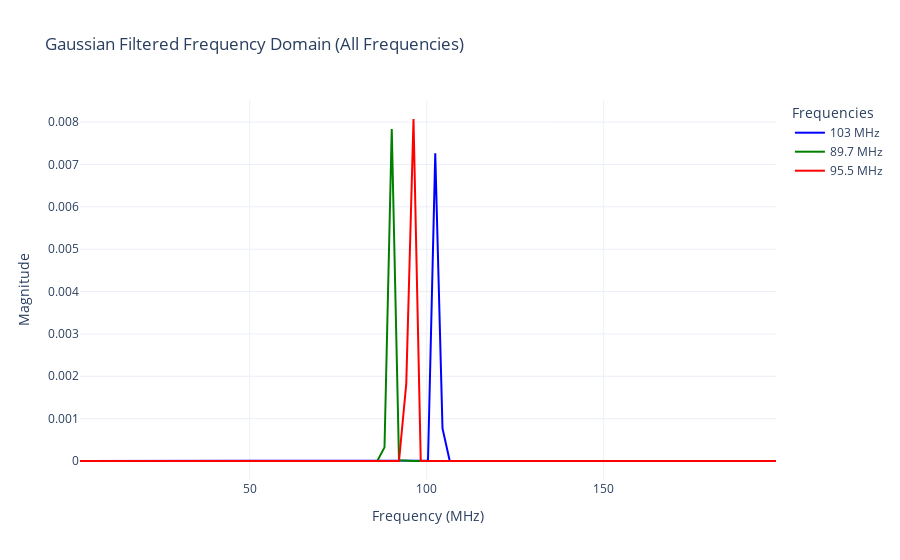

This figure's notebook cell:
### Code cell
# Import necessary libraries
from pynq.overlays.base import BaseOverlay
import numpy as np
import matplotlib.pyplot as plt
import math
from scipy.special import erfc
import plotly.graph_objs as go
import plotly.express as px

# Load the base overlay
base = BaseOverlay('base.bit')

# Initialize RF clocks
base.init_rf_clks()

# Initialize the receiver
receiver = base.radio.receiver

# Channel index for ADC A (adjust if necessary)
channel_index = 0  # Assuming channel 0 corresponds to ADC A

# Configure ADC channel settings
receiver.channel[channel_index].adc_block.MixerSettings['Freq'] = 439.1e6  # Set frequency to 439.1 MHz

# Define the number of samples and the sampling frequency
number_samples = 1200  # Number of samples to collect
sample_frequency = 2458e6  # Sample frequency in Hz

# Function to collect data from the specified channel
def collect_data(channel, num_samples):
    """Collects data from the specified channel."""
    return receiver.channel[channel].transfer(num_samples)

# Collect data from ADC A (channel 0)
cdata = collect_data(channel_index, number_samples)

# Function to plot time-domain data
def plot_time_domain(data, fs, title='Time Domain Signal'):
    """Plots the time domain signal.""" 
    n_samples = len(data)
    time_axis = np.linspace(0, n_samples / fs, n_samples, endpoint=False)  # Ensure matching lengths
    plt.figure(figsize=(10, 6))
    plt.plot(time_axis, np.real(data), label='Real Part', color='blue')
    plt.plot(time_axis, np.imag(data), label='Imaginary Part', color='red', linestyle='--')
    plt.title(title)
    plt.xlabel('Time (s)')
    plt.ylabel('Amplitude')
    plt.legend()
    plt.grid()
    plt.show()

# Function to plot frequency-domain data (positive frequencies only)
def plot_positive_frequency_domain(data, freq_axis, title='Frequency Domain Signal'):
    """Plots the frequency domain signal (positive frequencies only)."""
    positive_freq_indices = freq_axis > 0  # Select indices where frequency is positive
    plt.figure(figsize=(10, 6))
    plt.plot(freq_axis[positive_freq_indices], np.abs(data)[positive_freq_indices], label='Magnitude', color='blue')
    plt.title(title)
    plt.xlabel('Frequency (MHz)')
    plt.ylabel('Magnitude')
    plt.grid()
    plt.legend()
    plt.show()

# Plot the time-domain data
plot_time_domain(cdata, sample_frequency, title='Time Domain Plot of ADC A Channel')

# Apply a window function (e.g., Blackman) to the data
window = np.blackman(number_samples)
windowed_data = cdata * window

# Perform FFT and shift the frequency domain data
fdata = np.fft.fftshift(np.fft.fft(windowed_data))

# Calculate frequency axis and convert to MHz
freq_axis = np.fft.fftshift(np.fft.fftfreq(len(windowed_data), d=1/sample_frequency)) / 1e6  # Convert to MHz

# Apply a low-pass filter with a cutoff of 120 MHz (only keeping frequencies below 120 MHz)
cutoff_freq = 120  # Cutoff frequency in MHz
filter_mask = np.abs(freq_axis) <= cutoff_freq  # Create a mask to filter frequencies > 120 MHz
filtered_fdata = fdata * filter_mask  # Apply the filter by multiplying

# Plot the filtered frequency-domain data (positive frequencies only)
plot_positive_frequency_domain(filtered_fdata, freq_axis, title='Filtered Frequency Domain Plot (120 MHz Cutoff)')

# Perform inverse FFT to get the filtered time-domain signal
filtered_time_data = np.fft.ifft(np.fft.ifftshift(filtered_fdata))

# Plot the filtered time-domain signal
plot_time_domain(filtered_time_data, sample_frequency, title='Filtered Time Domain Plot of ADC A Channel')

# Now, let's apply Gaussian filters to extract desired frequencies
# Gaussian filter parameters for 103 MHz 
center_freq_103 = 103  # Center frequency in MHz
bandwidth_103 = 0.7  # Bandwidth of the filter in MHz (adjust this based on the width you want around the center frequency)
gaussian_filter_103 = np.exp(-0.5 * ((freq_axis - center_freq_103) / bandwidth_103) ** 2)  # Gaussian filter for 103 MHz

# Apply the Gaussian filter to the previously filtered signal (after the 120 MHz low-pass)
gaussian_filtered_fdata_103 = filtered_fdata * gaussian_filter_103

# Plot the Gaussian filtered frequency-domain data for 103 MHz (positive frequencies only)
plot_positive_frequency_domain(gaussian_filtered_fdata_103, freq_axis, title='Gaussian Filtered Frequency Domain (103 MHz)')

# Perform inverse FFT to get the Gaussian filtered time-domain signal for 103 MHz
gaussian_filtered_time_data_103 = np.fft.ifft(np.fft.ifftshift(gaussian_filtered_fdata_103))

# Plot the Gaussian filtered time-domain signal for 103 MHz
plot_time_domain(gaussian_filtered_time_data_103, sample_frequency, title='Gaussian Filtered Time Domain Plot (103 MHz)')

# Gaussian filter parameters for 89.7 MHz
center_freq_89_7 = 89.7  # Center frequency in MHz
bandwidth_89_7 = 0.7  # Bandwidth of the filter in MHz
gaussian_filter_89_7 = np.exp(-0.5 * ((freq_axis - center_freq_89_7) / bandwidth_89_7) ** 2)  # Gaussian filter for 89.7 MHz

# Apply the Gaussian filter to the previously filtered signal (after the 120 MHz low-pass)
gaussian_filtered_fdata_89_7 = filtered_fdata * gaussian_filter_89_7

# Plot the Gaussian filtered frequency-domain data for 89.7 MHz (positive frequencies only)
plot_positive_frequency_domain(gaussian_filtered_fdata_89_7, freq_axis, title='Gaussian Filtered Frequency Domain (89.7 MHz)')

# Perform inverse FFT to get the Gaussian filtered time-domain signal for 89.7 MHz
gaussian_filtered_time_data_89_7 = np.fft.ifft(np.fft.ifftshift(gaussian_filtered_fdata_89_7))

# Plot the Gaussian filtered time-domain signal for 89.7 MHz
plot_time_domain(gaussian_filtered_time_data_89_7, sample_frequency, title='Gaussian Filtered Time Domain Plot (89.7 MHz)')

# Gaussian filter parameters for 95.5 MHz
center_freq_95_5 = 95.5  # Center frequency in MHz
bandwidth_95_5 = 0.7  # Bandwidth of the filter in MHz
gaussian_filter_95_5 = np.exp(-0.5 * ((freq_axis - center_freq_95_5) / bandwidth_95_5) ** 2)  # Gaussian filter for 95.5 MHz

# Apply the Gaussian filter to the previously filtered signal (after the 120 MHz low-pass)
gaussian_filtered_fdata_95_5 = filtered_fdata * gaussian_filter_95_5

# Plot the Gaussian filtered frequency-domain data for 95.5 MHz (positive frequencies only)
plot_positive_frequency_domain(gaussian_filtered_fdata_95_5, freq_axis, title='Gaussian Filtered Frequency Domain (95.5 MHz)')

# Perform inverse FFT to get the Gaussian filtered time-domain signal for 95.5 MHz
gaussian_filtered_time_data_95_5 = np.fft.ifft(np.fft.ifftshift(gaussian_filtered_fdata_95_5))

# Plot the Gaussian filtered time-domain signal for 95.5 MHz
plot_time_domain(gaussian_filtered_time_data_95_5, sample_frequency, title='Gaussian Filtered Time Domain Plot (95.5 MHz)')
#xxxx

# Function to plot all three Gaussian-filtered frequency-domain data in one plot using Plotly
def plot_all_gaussian_filtered_frequencies(freq_axis, data_103, data_89_7, data_95_5, title='Gaussian Filtered Frequency Domain (All Frequencies)'):
    """Plots all three Gaussian-filtered frequency-domain data in one plot."""
    positive_freq_indices = (freq_axis > 0) & (freq_axis <= 200)  # Select indices where frequency is positive and <= 200 MHz
    fig = go.Figure()
    fig.add_trace(go.Scatter(x=freq_axis[positive_freq_indices], y=np.abs(data_103)[positive_freq_indices], mode='lines', name='103 MHz', line=dict(color='blue')))
    fig.add_trace(go.Scatter(x=freq_axis[positive_freq_indices], y=np.abs(data_89_7)[positive_freq_indices], mode='lines', name='89.7 MHz', line=dict(color='green')))
    fig.add_trace(go.Scatter(x=freq_axis[positive_freq_indices], y=np.abs(data_95_5)[positive_freq_indices], mode='lines', name='95.5 MHz', line=dict(color='red')))
    fig.update_layout(title=title, xaxis_title='Frequency (MHz)', yaxis_title='Magnitude', legend_title='Frequencies', template='plotly_white')
    fig.show()

# Plot all three Gaussian-filtered frequency-domain data in one plot
plot_all_gaussian_filtered_frequencies(freq_axis, gaussian_filtered_fdata_103, gaussian_filtered_fdata_89_7, gaussian_filtered_fdata_95_5)

#xxxxxxxx
# Function to calculate SNR in dB
def calculate_snr(signal, noise):
    """Calculates the SNR (Signal-to-Noise Ratio) in dB.""" 
    signal_power = np.mean(np.abs(signal) ** 2)
    noise_power = np.mean(np.abs(noise) ** 2)
    snr = 10 * np.log10(signal_power / noise_power)
    return snr

# Amplify the Gaussian filtered signals
amplification_factor = 10e4  # Adjust this factor as needed to achieve desired SNR

# Amplify the Gaussian filtered signals
amplified_gaussian_filtered_time_data_103 = gaussian_filtered_time_data_103 * amplification_factor
amplified_gaussian_filtered_time_data_89_7 = gaussian_filtered_time_data_89_7 * amplification_factor
amplified_gaussian_filtered_time_data_95_5 = gaussian_filtered_time_data_95_5 * amplification_factor

# Introduce noise to the signals to calculate SNR
# Generate random noise with same shape as the signals
noise_level = 0.05  # Adjust this value to control the amount of noise
noise_103 = noise_level * np.random.randn(len(amplified_gaussian_filtered_time_data_103))
noise_89_7 = noise_level * np.random.randn(len(amplified_gaussian_filtered_time_data_89_7))
noise_95_5 = noise_level * np.random.randn(len(amplified_gaussian_filtered_time_data_95_5))

# Add noise to the amplified signals
noisy_signal_103 = amplified_gaussian_filtered_time_data_103 + noise_103
noisy_signal_89_7 = amplified_gaussian_filtered_time_data_89_7 + noise_89_7
noisy_signal_95_5 = amplified_gaussian_filtered_time_data_95_5 + noise_95_5

# Calculate SNR for each signal
snr_103 = calculate_snr(amplified_gaussian_filtered_time_data_103, noise_103)
snr_89_7 = calculate_snr(amplified_gaussian_filtered_time_data_89_7, noise_89_7)
snr_95_5 = calculate_snr(amplified_gaussian_filtered_time_data_95_5, noise_95_5)

# Print the SNR values
print(f"SNR for 103 MHz: {snr_103:.2f} dB")
print(f"SNR for 89.7 MHz: {snr_89_7:.2f} dB")
print(f"SNR for 95.5 MHz: {snr_95_5:.2f} dB")


# Convert SNR from dB to linear
snr_103_linear = 10 ** (snr_103 / 10)
snr_89_7_linear = 10 ** (snr_89_7 / 10)
snr_95_5_linear = 10 ** (snr_95_5 / 10)

# Calculate BER using Q-function for BPSK
def calculate_ber(snr_linear):
    return 0.5 * erfc(math.sqrt(2 * snr_linear))

ber_103 = calculate_ber(snr_103_linear)
ber_89_7 = calculate_ber(snr_89_7_linear)
ber_95_5 = calculate_ber(snr_95_5_linear)

# Print the BER values
print(f"BER for 103 MHz: {ber_103:.10f}")
print(f"BER for 89.7 MHz: {ber_89_7:.10f}")
print(f"BER for 95.5 MHz: {ber_95_5:.10f}")


#SNR and Ber
snr_values_db = [snr_103, snr_89_7, snr_95_5]
ber_values = [ber_103, ber_89_7, ber_95_5]

frequencies = ['103 MHz', '89.7 MHz', '95.5 MHz']

# Custom frequency labels for the stations
frequency_labels = ['Antenne Bayern (103 MHz)', 'Deutschlandfunk (95.5 MHz)', 'Gong FM (89.7 MHz)']

# Plotting SNR values in dB
plt.figure(figsize=(10, 6))
plt.bar(frequency_labels, snr_values_db, color='blue')
plt.xlabel('Frequency')
plt.ylabel('SNR (dB)')
plt.title('SNR Values in dB')
plt.grid(True)
plt.show()

# Plotting BER values
plt.figure(figsize=(10, 6))
plt.bar(frequency_labels, ber_values, color='red')
plt.xlabel('Frequency')
plt.ylabel('BER')
plt.title('BER Values')
plt.yscale('log')  # Logarithmic scale for BER values
plt.grid(True)
plt.show()

### Figure 1 — Plotly figure (JSON) as saved in the notebook; plotly's stock layout.template omitted (floating-point values rounded to 4 significant figures)
{"data": [{"line": {"color": "blue"}, "mode": "lines", "name": "103 MHz", "type": "scatter", "x": [2.048, 4.097, 6.145, 8.193, 10.24, 12.29, 14.34, 16.39, 18.43, 20.48, 22.53, 24.58, 26.63, 28.68, 30.73, 32.77, 34.82, 36.87, 38.92, 40.97, 43.02, 45.06, 47.11, 49.16, 51.21, 53.26, 55.3, 57.35, 59.4, 61.45, 63.5, 65.55, 67.59, 69.64, 71.69, 73.74, 75.79, 77.84, 79.89, 81.93, 83.98, 86.03, 88.08, 90.13, 92.17, 94.22, 96.27, 98.32, 100.4, 102.4, 104.5, 106.5, 108.6, 110.6, 112.7, 114.7, 116.8, 118.8, 120.9, 122.9, 124.9, 127.0, 129.0, 131.1, 133.1, 135.2, 137.2, 139.3, 141.3, 143.4, 145.4, 147.5, 149.5, 151.6, 153.6, 155.7, 157.7, 159.8, 161.8, 163.9, 165.9, 168.0, 170.0, 172.1, 174.1, 176.2, 178.2, 180.3, 182.3, 184.3, 186.4, 188.4, 190.5, 192.5, 194.6, 196.6, 198.7], "y": [0, 0, 0, 0, 0, 0, 0, 0, 0, 0, 0, 0, 0, 0, 0, 0, 0, 0, 0, 0, 0, 0, 0, 0, 0, 0, 0, 0, 0, 0, 0, 0, 0, 0, 0, 0, 0, 1.585e-283, 1.22e-239, 1.866e-199, 3.091e-163, 1.467e-130, 1.003e-101, 3.417e-76, 9.409e-55, 7.022e-37, 1.285e-22, 1.733e-12, 1.11e-05, 0.007262, 0.0007705, 1.499e-08, 3.168e-17, 4.367e-29, 1.347e-44, 6.054e-64, 4.391e-87, 8.707e-114, 0, 0, 0, 0, 0, 0, 0, 0, 0, 0, 0, 0, 0, 0, 0, 0, 0, 0, 0, 0, 0, 0, 0, 0, 0, 0, 0, 0, 0, 0, 0, 0, 0, 0, 0, 0, 0, 0, 0]}, {"line": {"color": "green"}, "mode": "lines", "name": "89.7 MHz", "type": "scatter", "x": [2.048, 4.097, 6.145, 8.193, 10.24, 12.29, 14.34, 16.39, 18.43, 20.48, 22.53, 24.58, 26.63, 28.68, 30.73, 32.77, 34.82, 36.87, 38.92, 40.97, 43.02, 45.06, 47.11, 49.16, 51.21, 53.26, 55.3, 57.35, 59.4, 61.45, 63.5, 65.55, 67.59, 69.64, 71.69, 73.74, 75.79, 77.84, 79.89, 81.93, 83.98, 86.03, 88.08, 90.13, 92.17, 94.22, 96.27, 98.32, 100.4, 102.4, 104.5, 106.5, 108.6, 110.6, 112.7, 114.7, 116.8, 118.8, 120.9, 122.9, 124.9, 127.0, 129.0, 131.1, 133.1, 135.2, 137.2, 139.3, 141.3, 143.4, 145.4, 147.5, 149.5, 151.6, 153.6, 155.7, 157.7, 159.8, 161.8, 163.9, 165.9, 168.0, 170.0, 172.1, 174.1, 176.2, 178.2, 180.3, 182.3, 184.3, 186.4, 188.4, 190.5, 192.5, 194.6, 196.6, 198.7], "y": [0, 0, 0, 0, 0, 0, 0, 0, 0, 0, 0, 0, 0, 0, 0, 0, 0, 0, 0, 0, 0, 0, 0, 0, 0, 0, 0, 0, 0, 0, 6.639e-308, 2.736e-261, 3.292e-219, 4.866e-181, 1.234e-146, 7.508e-116, 1.318e-88, 2.723e-65, 1.499e-45, 1.639e-29, 1.941e-17, 6.585e-09, 0.0003219, 0.00784, 1.543e-05, 8.234e-12, 1.077e-21, 1.039e-35, 4.755e-53, 2.224e-74, 1.687e-99, 2.347e-128, 3.546e-161, 3.495e-197, 7.707e-237, 2.476e-280, 0, 0, 0, 0, 0, 0, 0, 0, 0, 0, 0, 0, 0, 0, 0, 0, 0, 0, 0, 0, 0, 0, 0, 0, 0, 0, 0, 0, 0, 0, 0, 0, 0, 0, 0, 0, 0, 0, 0, 0, 0]}, {"line": {"color": "red"}, "mode": "lines", "name": "95.5 MHz", "type": "scatter", "x": [2.048, 4.097, 6.145, 8.193, 10.24, 12.29, 14.34, 16.39, 18.43, 20.48, 22.53, 24.58, 26.63, 28.68, 30.73, 32.77, 34.82, 36.87, 38.92, 40.97, 43.02, 45.06, 47.11, 49.16, 51.21, 53.26, 55.3, 57.35, 59.4, 61.45, 63.5, 65.55, 67.59, 69.64, 71.69, 73.74, 75.79, 77.84, 79.89, 81.93, 83.98, 86.03, 88.08, 90.13, 92.17, 94.22, 96.27, 98.32, 100.4, 102.4, 104.5, 106.5, 108.6, 110.6, 112.7, 114.7, 116.8, 118.8, 120.9, 122.9, 124.9, 127.0, 129.0, 131.1, 133.1, 135.2, 137.2, 139.3, 141.3, 143.4, 145.4, 147.5, 149.5, 151.6, 153.6, 155.7, 157.7, 159.8, 161.8, 163.9, 165.9, 168.0, 170.0, 172.1, 174.1, 176.2, 178.2, 180.3, 182.3, 184.3, 186.4, 188.4, 190.5, 192.5, 194.6, 196.6, 198.7], "y": [0, 0, 0, 0, 0, 0, 0, 0, 0, 0, 0, 0, 0, 0, 0, 0, 0, 0, 0, 0, 0, 0, 0, 0, 0, 0, 0, 0, 0, 0, 0, 0, 0, 4.737e-299, 4.067e-254, 8.381e-213, 4.981e-175, 3.486e-141, 6.495e-111, 2.405e-84, 9.645e-62, 1.108e-42, 1.835e-27, 1.513e-15, 1.008e-07, 0.001822, 0.008074, 2.636e-06, 4.086e-13, 6.472e-24, 1.662e-38, 7.831e-57, 4.007e-79, 1.337e-104, 9.985e-134, 1.086e-166, 1.907e-203, 9.156e-244, 0, 0, 0, 0, 0, 0, 0, 0, 0, 0, 0, 0, 0, 0, 0, 0, 0, 0, 0, 0, 0, 0, 0, 0, 0, 0, 0, 0, 0, 0, 0, 0, 0, 0, 0, 0, 0, 0, 0]}], "layout": {"autosize": true, "legend": {"title": {"text": "Frequencies"}}, "title": {"text": "Gaussian Filtered Frequency Domain (All Frequencies)"}, "xaxis": {"autorange": true, "range": [2.048, 198.7], "title": {"text": "Frequency (MHz)"}, "type": "linear"}, "yaxis": {"autorange": true, "range": [-0.0004485, 0.008522], "title": {"text": "Magnitude"}, "type": "linear"}}}
